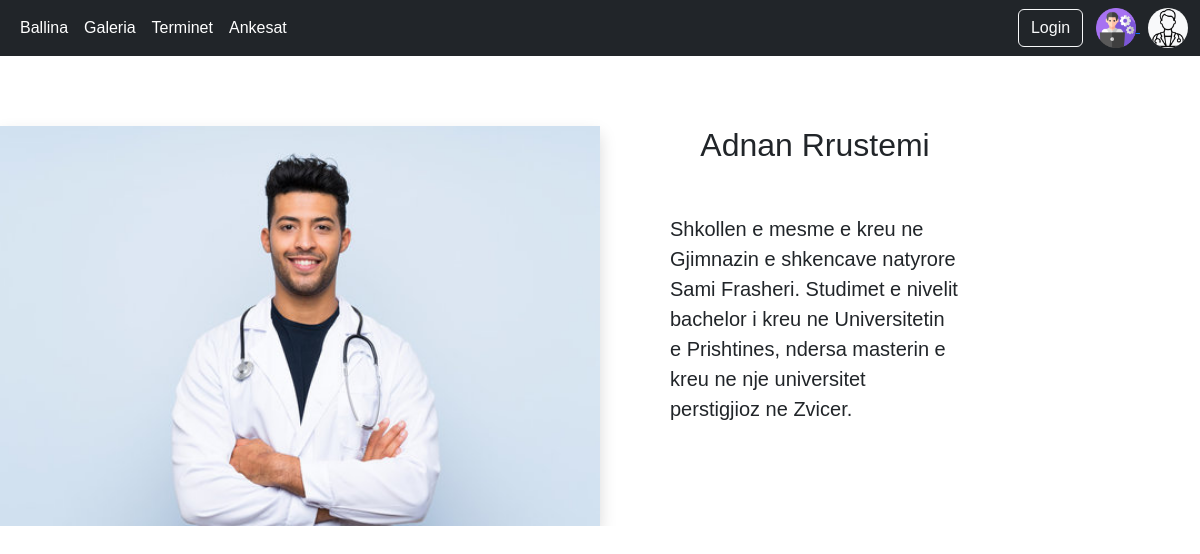
/patientSide/shikoProfilin.php?id=5, run on an earlier commit of the app's database.
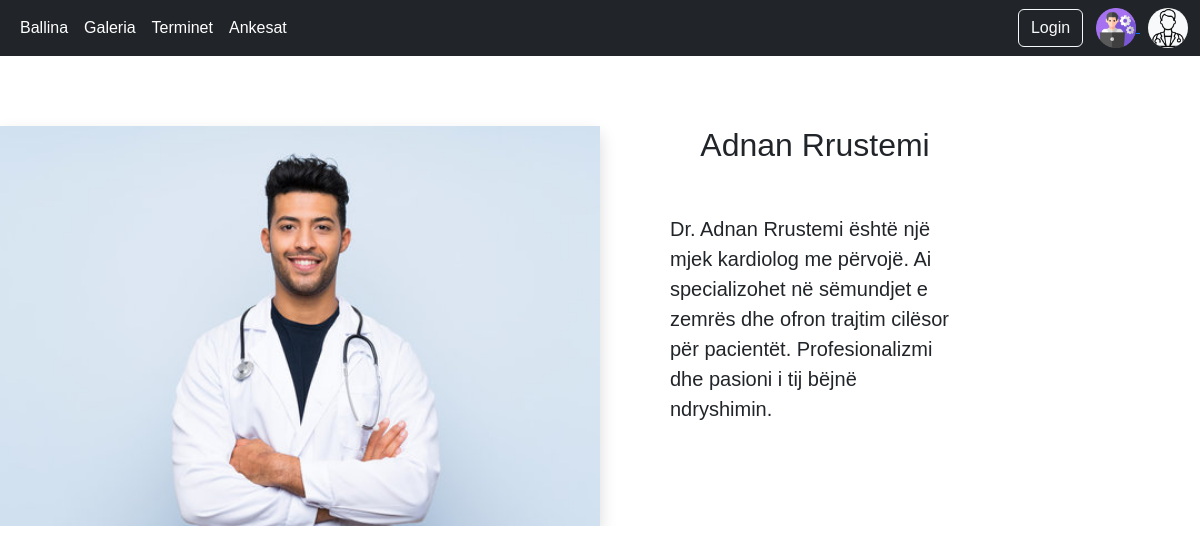
And on a later commit of the database.
### tables this page shows
CREATE TABLE `doctor_personal_info` (
  `id` int(11) NOT NULL,
  `fullName` varchar(100) NOT NULL,
  `departamenti` varchar(100) NOT NULL,
  `gjinia` varchar(100) NOT NULL,
  `email` varchar(100) NOT NULL,
  `biografia` varchar(350) NOT NULL,
  `foto` varchar(200) NOT NULL,
  `telefoni` varchar(100) NOT NULL,
  `username` varchar(100) NOT NULL,
  `password` varchar(225) NOT NULL
);

### patientSide/shikoProfilin.php (the view, shortened to what this page needs)
<?php
    include('../config.php');
    $id = $_GET['id'];
    $sql = "SELECT * FROM doctor_personal_info WHERE id=:id";
    $prep = $con->prepare($sql);
    $prep->bindParam(':id', $id);
    $prep->execute();
    $data = $prep->fetch();
?>
<!DOCTYPE html>
<html lang="en">
<head>
    <link rel="stylesheet" href="../css/main.css">
    <link rel="stylesheet" href="../css/responsive.css">
    <link href="https://cdn.jsdelivr.net/npm/bootstrap@5.2.0-beta1/dist/css/bootstrap.min.css" rel="stylesheet">
    <link rel="stylesheet" href="../bootstrap-5.1.3-examples/sidebars/sidebars.css">
    <link rel="stylesheet" href="https://cdn.jsdelivr.net/npm/swiper/swiper-bundle.min.css" />
</head>
<body>
<nav class="navbar navbar-expand-md navbar-dark bg-dark" aria-label="Fourth navbar example">
        <div class="container-fluid">
            <div class="collapse navbar-collapse" id="navbarsExample04">
                <ul class="navbar-nav me-auto mb-2 mb-md-0">
                    <li class="nav-item">
                        <a href="../index.php" class="nav-link active text-white" aria-current="page">Ballina</a>
                    </li>
                    <li class="nav-item">
                        <a href="../galeria.php" class="nav-link text-white">Galeria</a>
                    </li>
                    <li class="nav-item">
                        <a href="./patientSide/rezervoTermin.php" class="nav-link  text-white">Terminet</a>
                    </li>
                    <li class="nav-item">
                        <a href="./patientSide/ankesat.php" class="nav-link text-white">Ankesat</a>
                    </li>
                </ul>
            </div>
            <div class="loginBtn">
                <?php if (!isset($_SESSION['emri']) && !isset($_SESSION['mbiemri'])) { ?>
                    <a href="./patientSide/login.php"><button type="button" class="btn btn-outline-light me-2">Login</button></a>
                <?php } else { ?>
                    <a href="./patientSide/logout.php"><button type="button" class="btn btn-outline-warning me-2">Log out</button></a>
                <?php } ?>
                <a href="./admin/login.php" >
                    <img src="../photos/admin-64px.png" alt="Admin" width="40px" title="Admin Side">
                </a>
                <a href="./doctorSide/login.php" >
                    <img class="bg-light rounded-pill ms-2" src="../photos/doctor-64px.png" alt="Doctor Side" width="40px" title="Doctor Side">
                </a>
            </div>
        </div>
    </nav>
    <main class="main_shiko">
        <article class="profile">
            <img class="shadow" src="../admin/uploads/<?= $data['foto'] ?>" alt="<?= $data['fullName'] ?>">
            <div class="content">
                <h1 class="h2 fw-normal text-center"><?= $data['fullName'] ?></h1>
                <p class="fs-5"><?= $data['biografia'] ?></p>
            </div>
        </article>
    </main>
</body>
</html>

What changed in the data, as far as the page shows it:
changed doctor_personal_info "Adnan Rrustemi": biografia "Shkollen e mesme e kreu ne Gjimnazin e shkencave natyrore Sami Frasheri. Studimet e nivelit bachelor i kreu ne Universitetin e Prishtines, ndersa masterin e kreu ne nje universitet perstigjioz ne Zvicer." → "Dr. Adnan Rrustemi është një mjek kardiolog me përvojë. Ai specializohet në sëmundjet e zemrës dhe ofron trajtim cilësor për pacientët. Profesionalizmi dhe pasioni i tij bëjnë ndryshimin."
